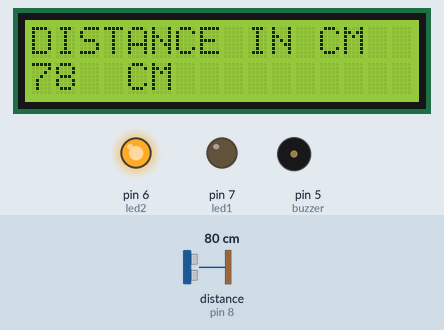
This sketch was run on a simulated Arduino Uno, built with avr-gcc and run on an emulated ATmega328P. Parts: 16×2 character LCD, output pins drawn as LEDs (lit = HIGH), buzzer (waves = sounding). Wiring (inferred from the names in the program): ultrasonic range finder: trigger pin 9; echo pin 8. Inputs (shaded band) come from the test bench; at power-on: distance to the obstacle (sensor on pin 8) 80 cm. The echo pulse lasts 58.3 µs per cm; pins used as bus, display or sensor lines are not drawn; what the sketch prints to the serial monitor is not drawn.

Above: at 1.2 s.
1.3 s: distance to the obstacle (sensor on pin 8) set to 8 cm
At 2.3 s:
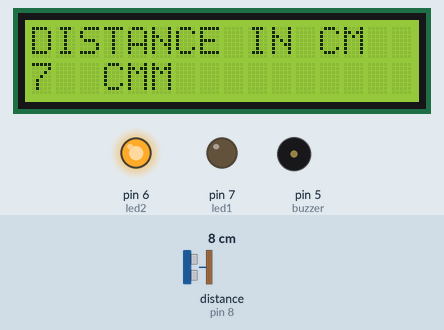
3.1 s: distance to the obstacle (sensor on pin 8) set to 5 cm
At 5.4 s:
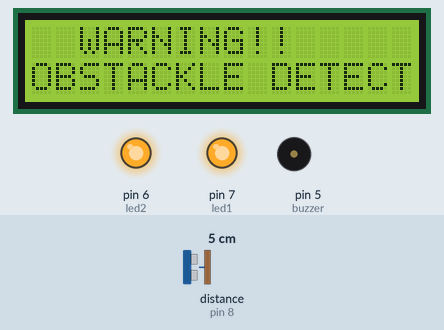
8.7 s: distance to the obstacle (sensor on pin 8) set to 120 cm
At 10.8 s:
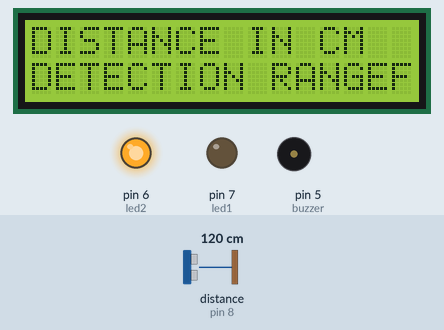
11.3 s: distance to the obstacle (sensor on pin 8) set to 9 cm
At 12.4 s:
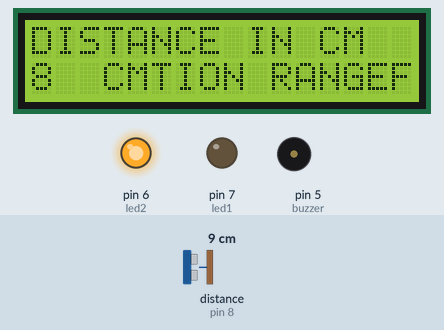
12.9 s: distance to the obstacle (sensor on pin 8) set to 18 cm
At 13.6 s:
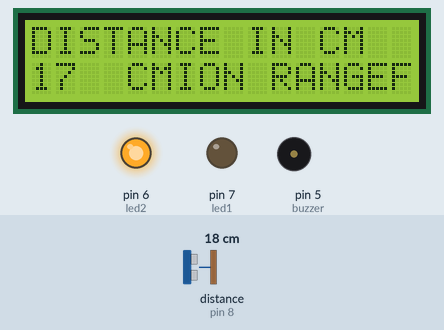
14.5 s: distance to the obstacle (sensor on pin 8) set to 9 cm
At 14.9 s:
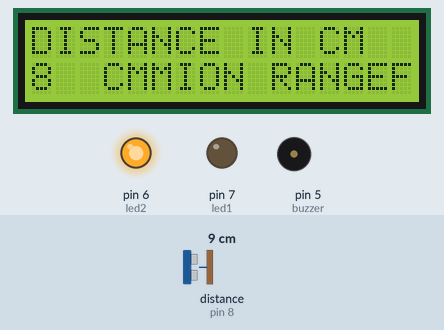
Timing chart, 0 to 17.1 s (numbered marks = the images above; inputs shaded):
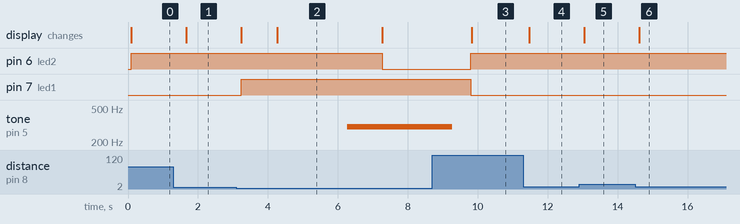

Measured:
- the behaviour switches between 7 and 6 cm on distance to the obstacle (sensor on pin 8) (found by bisection; images 1 and 2)
- after the input at 1.3 s, the display: changes after 0.37 s (image 1)
- after the input at 3.1 s, pin 6 (led2): HIGH → LOW after 4.2 s; pin 7 (led1): LOW → HIGH after 0.14 s; tone on pin 5 (buzzer): silent → 300 Hz after 3.2 s; the display: first changes after 0.14 s (image 2 shows a later state)
- after the input at 8.7 s, pin 6 (led2): LOW → HIGH after 1.1 s; pin 7 (led1): HIGH → LOW after 1.1 s; the display: changes after 1.1 s (image 3)
- after the input at 11.3 s, the display: changes after 0.17 s (image 4)
- after the input at 12.9 s, the display: changes after 0.14 s (image 5)
- after the input at 14.5 s, the display: changes after 0.11 s (image 6)

The sketch:

object_detection.ino
```cpp
//Object detection with LCD, LED and buzzer
//@mahfuzur rahman Kiron
//Coding Tips BD

#include <LiquidCrystal_I2C.h>
#define trigPin 9
#define echoPin 8
#define led1 7
#define led2 6
#define buzzer 5
LiquidCrystal_I2C lcd(0x27, 16, 2);
int duration, distance;


void setup() {
  Serial.begin (9600);
  lcd.init();               // initialize the lcd
  lcd.backlight();
  pinMode(trigPin, OUTPUT); // config trigger pin to output mode
  pinMode(echoPin, INPUT);
  pinMode(led1, OUTPUT);
  pinMode(led2, OUTPUT);
  pinMode(buzzer, OUTPUT);
  noTone(buzzer);

}

void loop() {

  digitalWrite(trigPin, HIGH);
  delayMicroseconds(2);
  digitalWrite(trigPin, LOW);
  duration = pulseIn(echoPin, HIGH); // measure duration of pulse from ECHO pin
  distance=0.017 * duration;// calculate the distance
  lcd.setCursor(0, 0);
  lcd.print("DISTANCE IN CM ");
  lcd.setCursor(0, 1);
  lcd.print(distance);
  lcd.print("  CM");
  lcd.setCursor(0, 1);
  Serial.println(distance);

  if (distance < 6) {  // Here LED On/Off happens
  lcd.clear();
  digitalWrite(led1,HIGH);
  delay(1000);
  lcd.print("  WARNING!!");
  lcd.setCursor(0, 1);
  lcd.print("OBSTACKLE DETECTED!");
  delay(2000);
  tone(buzzer, 300);
  delay(1000);
  lcd.clear();
  digitalWrite(led2,LOW);
  delay(2000);
  noTone(buzzer);
  lcd.setCursor(0,1);
  Serial.println("  WARNING!!");
  Serial.println("OBSTACKLE DETECTED!");

}
  else {

    digitalWrite(led1,LOW);
    digitalWrite(led2,HIGH);
  }

  if (distance >= 100 || distance <= 0){

    Serial.println("Out of range");
    lcd.print("SENSOR IS OUT OF ");
    lcd.setCursor(0, 1);
    lcd.print("DETECTION RANGE");
  }
  else {
    Serial.print(distance);
    Serial.println(" cm");

  }
  delay(500);

}
```
